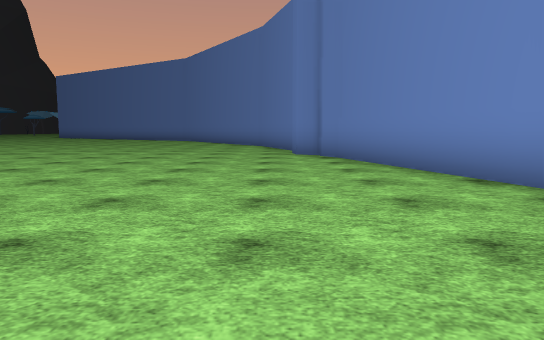
view 1 (above)

24 first-person views from a walk through a scene from a Unity 3-D project. The camera is 1.2 m above the floor, tilts 6° down and sees 70° across. The floor is counted in squares, 2 m on a side. Each view is taken from the middle of a square. On the plan, view 1 faces up. The plan holds only what a view shows up to about 11 squares ahead; the rest is blank. The place goes on beyond the plan. The player character is not drawn. Some surface patterns are stand-ins.

view 2
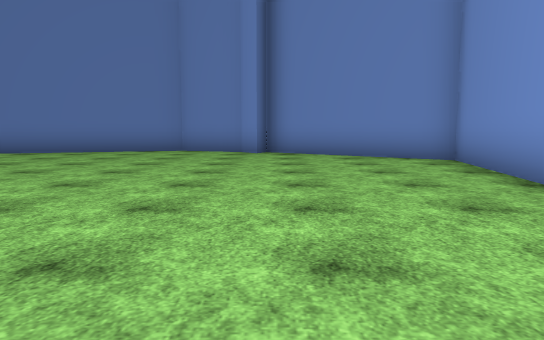

view 3
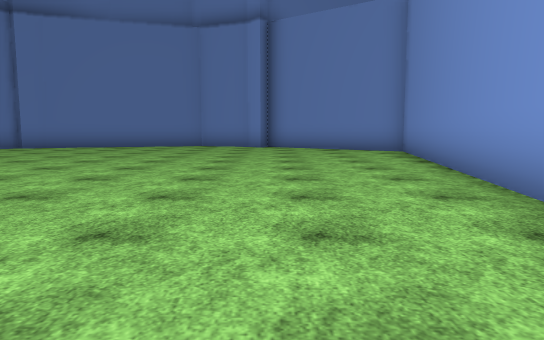

view 4
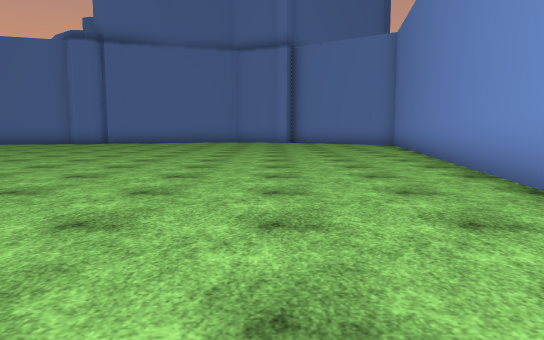

view 5
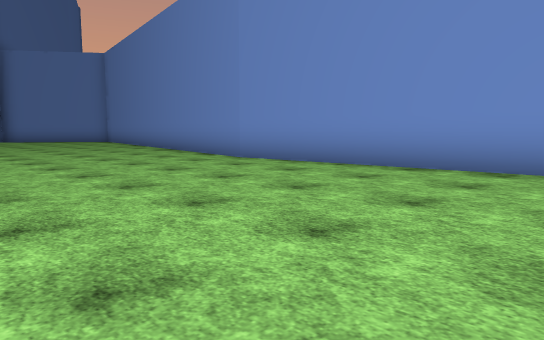

view 6
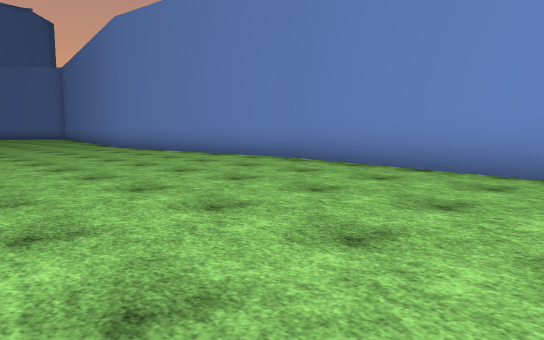

view 7
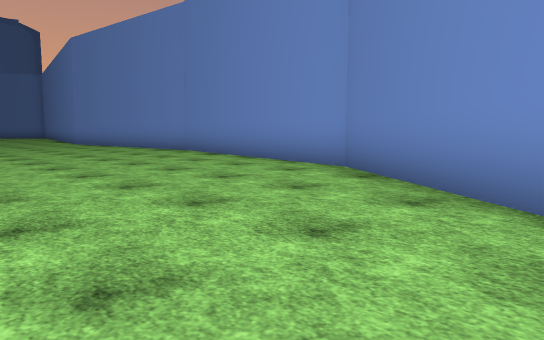

view 8
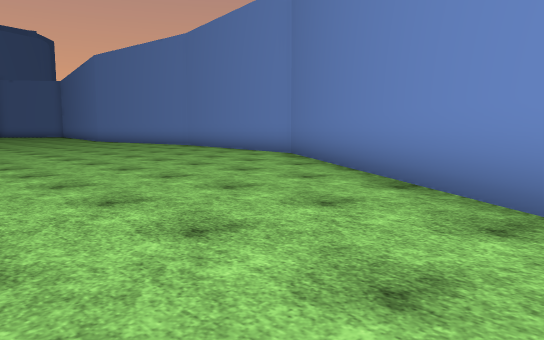

view 9
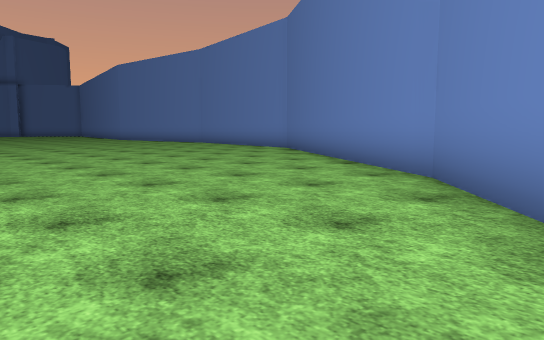

view 10
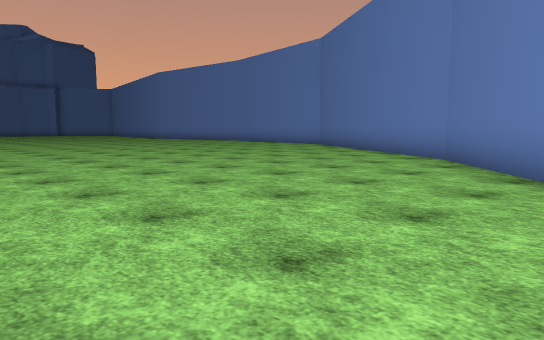

view 11
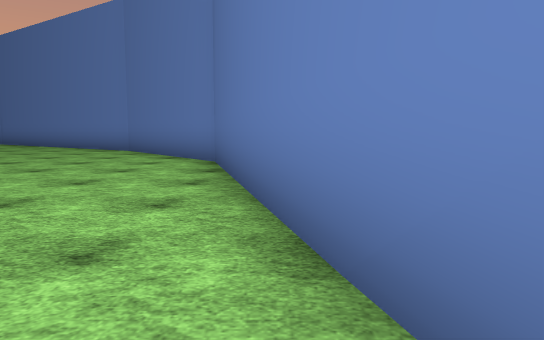

view 12
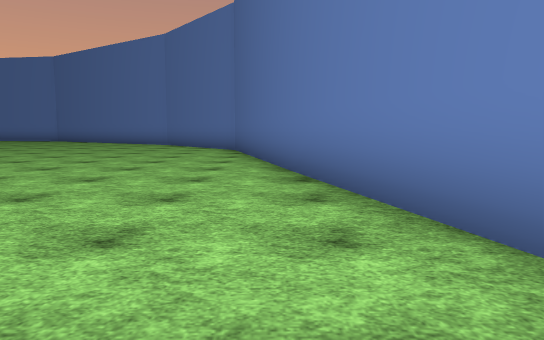

view 13
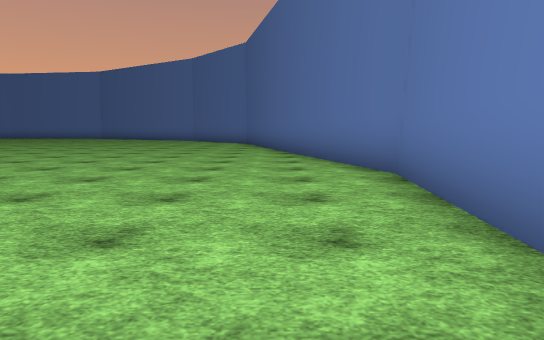

view 14
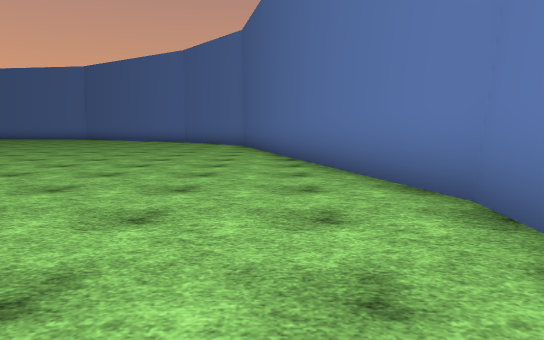

view 15
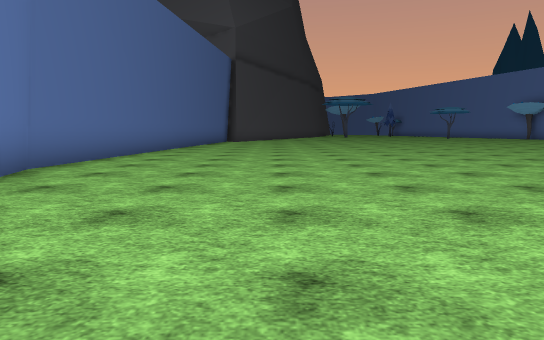

view 16
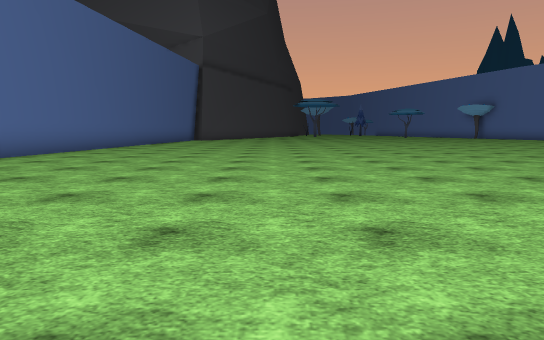

view 17
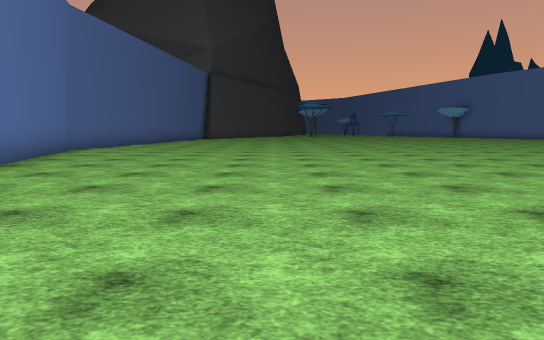

view 18
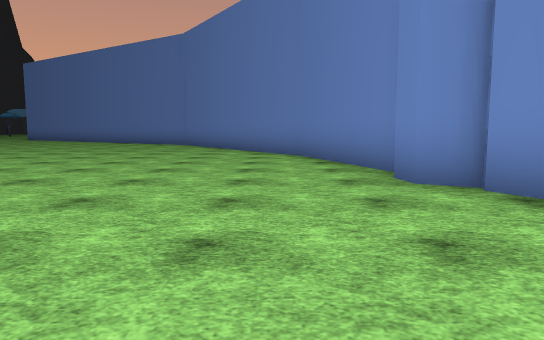

view 19
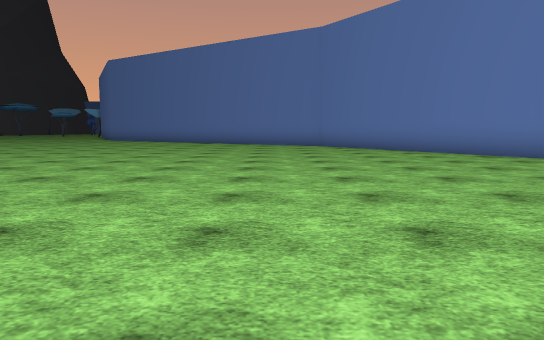

view 20
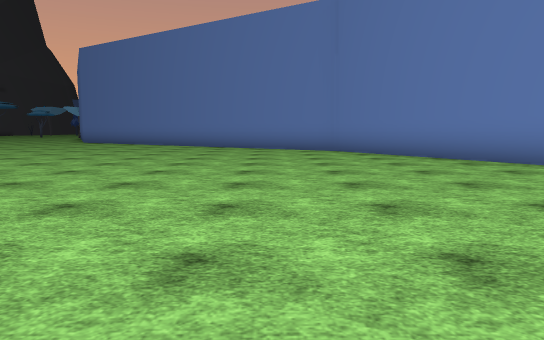

view 21
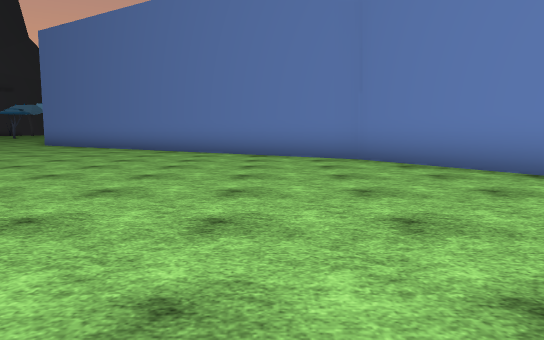

view 22
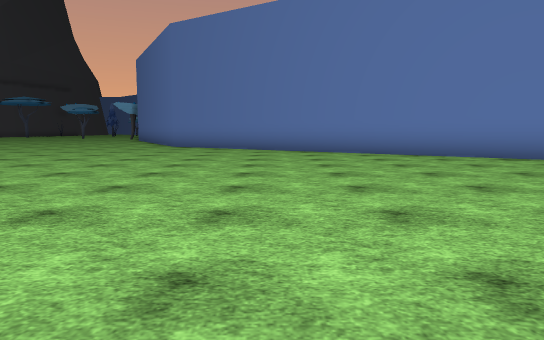

view 23
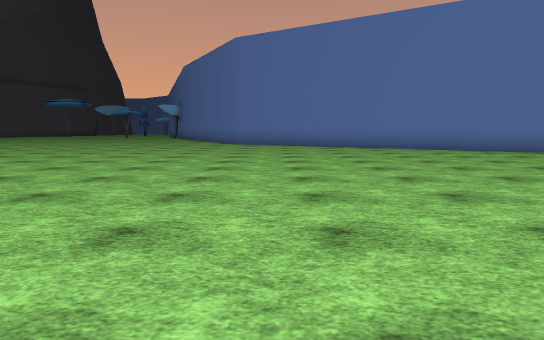

view 24
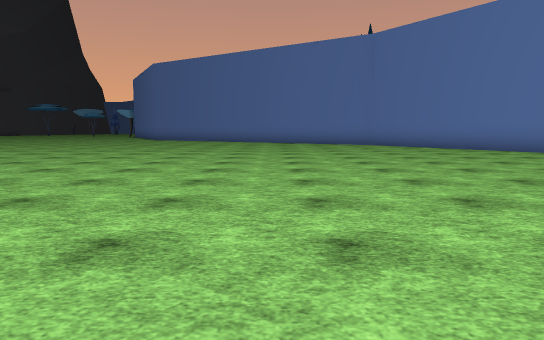

### Floor plan
Points are (right, up) in squares from view 1. A wall is a line through its corners. A room is listed if a view was taken in it or the views show most of it. See-through windows are left out.
Room 1 (views 1, 2, 3, 4, 5, 6, 7, 8, 9, 10, 11, 12, 13, 14, 15, 16, 17, 18, 19, 20, 21, 22, 23, 24)
walls: (-19.4, -1.2) (-12.6, -0.4) (-2, -2.3); (-32.1, 4.2) (-25.4, -0.3) (-19.3, -1.2); (-35, 7.8) (-32, 4.1); (-0.3, 13.7) (-4.3, 19.7) (-10.9, 24.1); (0.7, 10.4) (-0.4, 13.8); (1.2, 8.9) (0.6, 9.3) (0.5, 9.8); (1.5, 8.1) (1, 8.9); (-1.2, -2.4) (-0.5, -2.5) (2.2, 1.1) (1.7, 1.4) (2.2, 1.8) (2.9, 3.5) (1.4, 8.2); (-37.1, 24.1) (-37.7, 18.9) (-34.8, 7.8)

Positions as (right, up) in squares from view 1, and headings:
1: (0, 0), facing up
2: (-8, 1), facing right
3: (-11, 1), facing right
4: (-15, 2), facing right
5: (-19, 5), facing down-right
6: (-25, 5), facing down-right
7: (-29, 5), facing down-right
8: (-32, 7), facing down-right
9: (-34, 9), facing down-right
10: (-35, 12), facing down-right
11: (-36, 15), facing down
12: (-36, 19), facing down
13: (-36, 24), facing down
14: (-36, 22), facing down
15: (-34, 13), facing up
16: (-32, 11), facing up
17: (-32, 8), facing up
18: (-1, 5), facing up
19: (-6, 6), facing up
20: (-6, 9), facing up
21: (-6, 12), facing up
22: (-11, 13), facing up
23: (-13, 11), facing up
24: (-8, 5), facing up
